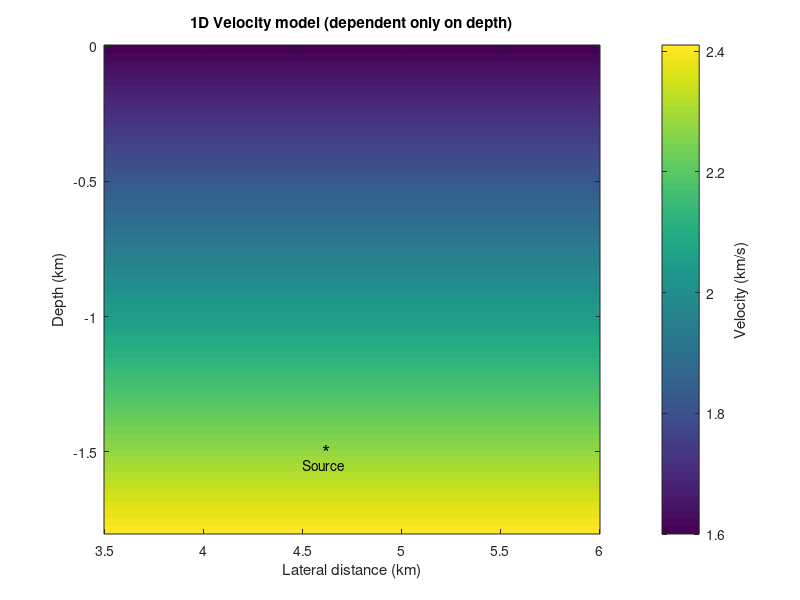
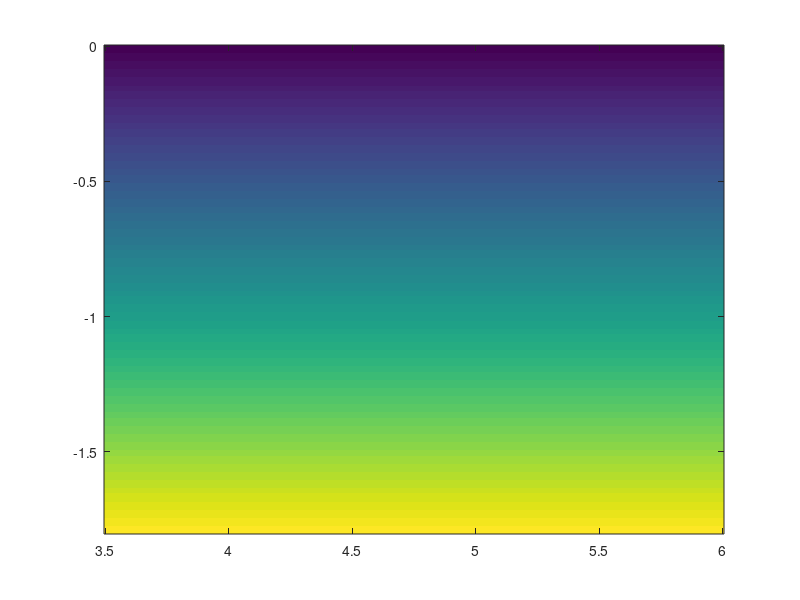

Source code (MATLAB) for these figures, in order: (Note: this script raises an error after producing the figures.)
%% Ray tracing in simple velocity models, defined by equations

%% 1. 1D Velocity model

% Input %%%%%%%%%%%%%%%%%%%%%%%%%%%%%%%%%%%%%%%%%%%%%%%%%%%%%%%%%%%%%%%%%%
x1=3.5:0.01:6;                      % Lateral distance (km)
z1=-1.8:0.01:0;                     % Depth (km)
[X1 Z1] = meshgrid(x1,z1);          % Grid of coordinates

% Computations %%%%%%%%%%%%%%%%%%%%%%%%%%%%%%%%%%%%%%%%%%%%%%%%%%%%%%%%%%%
v=1.6 - 0.45.*Z1;                   % Depth dependent velocity model

% Output %%%%%%%%%%%%%%%%%%%%%%%%%%%%%%%%%%%%%%%%%%%%%%%%%%%%%%%%%%%%%%%%%
% Plotting the velocity model
figure(1)       
imagesc(x1,z1,v)
set(gca,'YDir','normal')
hold on
text(4.6,-1.5,'*','FontSize',15)     % Plotting the location of the source
text(4.5,-1.55,'Source')             % Labelling the source
colorbar
ylabel(colorbar,'Velocity (km/s)')
ylabel('Depth (km)')
xlabel('Lateral distance (km)')
title('1D Velocity model (dependent only on depth)')


%% 1.2. Ray Tracing in 1D velocity model

% Input %%%%%%%%%%%%%%%%%%%%%%%%%%%%%%%%%%%%%%%%%%%%%%%%%%%%%%%%%%%%%%%%%%

global pdv_x pdv_z              % Global because the function needs them

X_source=[4.6,-1.5];            % Source, x and z coordinates
theta_0=linspace(0,2*pi,100);   % Take off angle (radians)
pdv_x = 0;                      % Partial derivative of v with respect to x
pdv_z = -0.45;                  % Partial derivative of v with respect to z
z=[-1.5:0.1:0];                 % z used for interpolation of traveltime
x=[3.5:0.1:6];                  % x used for interpolation of traveltime

% Computations %%%%%%%%%%%%%%%%%%%%%%%%%%%%%%%%%%%%%%%%%%%%%%%%%%%%%%%%%%%

v_source=1.6-0.45*(-1.5);       % Velocity at source (km/s)
p_0 = [sin(theta_0)./v_source; cos(theta_0)./v_source];   %[px_0,pz_0]

% Plotting the velcity model
figure(2)
imagesc(x1,z1,v)
set(gca,'YDir','normal')
hold on

% Solving the ray equations and plotting the ray paths
for i = 1:length(theta_0);
[t raypath] = ode45('rayeq',[0 10],[X_source, p_0(1,i), p_0(2,i)]);


plot(raypath(:,1),raypath(:,2),'k') % Plotting x and z coordinates
% axis([3.5 6 -1.8 0])
hold on

if raypath(end,2)>-1.5;
    time_vec=interp2(raypath(:,1),raypath(:,2),t,x,z);
    T_time(i)=time_vec(end);

else raypath(end,2)<-1.5;
    T_time(i)=Inf;
end
end

% Output %%%%%%%%%%%%%%%%%%%%%%%%%%%%%%%%%%%%%%%%%%%%%%%%%%%%%%%%%%%%%%%%%
figure(2)
plot(X_source(1),X_source(2),'*g')
colorbar
ylabel(colorbar,'Velocity (km/s)')
ylabel('Depth (km)')
xlabel('Lateral distance (km)')
title('Ray tracing in a 1D velocity model')

figure(3)
plot((180/pi)*theta_0,T_time)
axis([0 360 0 15])
grid on
ylabel('Traveltime (s)')
xlabel('Take-off angle (degrees)')
title('Travel time curve')

%% 2. 2D velocity model

% Input %%%%%%%%%%%%%%%%%%%%%%%%%%%%%%%%%%%%%%%%%%%%%%%%%%%%%%%%%%%%%%%%%%
X_source=[4.6,-1.5]; % source, x and z coordinates
x=3.5:0.01:6;
z=-1.8:0.01:0;
[X Z] = meshgrid(x,z); 
global x0 z0 r0
x0 = 4.6;
z0 = -0.6;
r0 = 0.3;
r = sqrt((X-x0).^2 + (Z-z0).^2);

% Computations %%%%%%%%%%%%%%%%%%%%%%%%%%%%%%%%%%%%%%%%%%%%%%%%%%%%%%%%%%%
v2 = 1.6 - 0.45*Z - 0.8.*exp((-r.^2)./r0^2);

% Output %%%%%%%%%%%%%%%%%%%%%%%%%%%%%%%%%%%%%%%%%%%%%%%%%%%%%%%%%%%%%%%%%

figure(4)
imagesc(x,z,v2)
set(gca, 'YDir', 'normal')           % Reversing the Y-axis
hold on
text(4.6,-1.5,'*','FontSize',15)     % Plotting the location of the source
text(4.5,-1.55,'Source')             % Labelling the source
colorbar
ylabel(colorbar,'Velocity (km/s)')
ylabel('Depth (km)')
xlabel('Lateral distance (km)')
title('2D Velocity model')
hold off

%% 2.2 Ray tracing in 2D velocity model

% Input %%%%%%%%%%%%%%%%%%%%%%%%%%%%%%%%%%%%%%%%%%%%%%%%%%%%%%%%%%%%%%%%%%
X_source=[4.6,-1.5];                % Source, x and z coordinates
theta_0=linspace(0,2*pi,100);       % Take off angle (radians)            

% Computations %%%%%%%%%%%%%%%%%%%%%%%%%%%%%%%%%%%%%%%%%%%%%%%%%%%%%%%%%%%
v_source=1.6-0.45*X_source(2)-0.8*exp(-((X_source(1)-x0)^2 + (X_source(2)-z0)^2)/r0^2);           % Velocity at source (km/s)
p_0 = [sin(theta_0)./v_source; cos(theta_0)./v_source];   %[px_0,pz_0]

figure(5)
imagesc(x,z,v2)
set(gca, 'YDir', 'normal')          % Reversing the Y-axis
hold on
for i = 1:length(theta_0);
[t2 raypath2] = ode45('rayeq2',[0 10],[X_source, p_0(1,i), p_0(2,i)]);

%figure(2)
plot(raypath2(:,1),raypath2(:,2),'k') % Plotting x and z coordinates
axis([3.5 6 -1.8 0])
hold on

if raypath2(end,2)>0;
    z2=-1.5:0.1:0;
    time_vec2=spline(raypath2(:,2),t2,z2);
    T_time2(i)=time_vec2(end);

else raypath2(end,2)<0;
    T_time2(i)=Inf;
end
end

% Output %%%%%%%%%%%%%%%%%%%%%%%%%%%%%%%%%%%%%%%%%%%%%%%%%%%%%%%%%%%%%%%%%
figure(5)
plot(X_source(1),X_source(2),'*g')
colorbar
ylabel(colorbar,'Velocity (km/s)')
ylabel('Depth (km)')
xlabel('Lateral distance (km)')
title('Ray tracing in a 2D velocity model')

figure(6)
plot((180/pi)*theta_0,T_time2)
axis([0 360 0 15])
grid on
ylabel('Traveltime (min)')
xlabel('Take-off angle (degrees)')
title('Travel time curve, 2D velocity model')



%% 3. 3D ray tracing in 1D velocity model

global pdv_x3 pdv_y3 pdv_z3

% Input %%%%%%%%%%%%%%%%%%%%%%%%%%%%%%%%%%%%%%%%%%%%%%%%%%%%%%%%%%%%%%%%%%
x3 = 3.5:0.1:6;                    % Lateral distance (km)
y3 = x3;
z3 = -1.8:0.1:0;                   % Depth (km)
[X3 Y3 Z3] = meshgrid(x3,y3,z3);   % Grid of coordinates
X_source = [4.6,4.6,-1.5];         % Source, x, y and z coordinates
theta_0 = [0:pi/8:2*pi];           % Take off angle (radians), x/z plan
phi_0 = [0:pi/8:2*pi];             % Take off angle (radians), x/y plan

pdv_x3 = 0;                        % Partial derivative of v with respect to x
pdv_y3 = 0;                        % Partial derivative of v with respect to y
pdv_z3 = -0.45;                    % Partial derivative of v with respect to z

% Computations %%%%%%%%%%%%%%%%%%%%%%%%%%%%%%%%%%%%%%%%%%%%%%%%%%%%%%%%%%%
V3=1.6 - 0.45.*Z3;                 % Depth dependent velocity model
v_source=1.6-0.45*(-1.5);          % Velocity at source (km/s)

figure(7)
for i = 1:length(phi_0)
    
for j = 1:length(theta_0)
    p3_0 = [(sin(theta_0(j)).*cos(phi_0(i)))./v_source; (sin(theta_0(j)).*sin(phi_0(i)))./v_source;...
    cos(theta_0(j))./v_source];
    
[t3 raypath3] = ode45('rayeq3',[0 10],[X_source, p3_0(1),p3_0(2),p3_0(3)]);

plot3(raypath3(:,1),raypath3(:,2),raypath3(:,3))
grid on
axis([3.5 6 3.5 6 -1.8 0])
hold on

% Checking if x/z plane and y/z plane is symmetrical and identical
% if phi_0(i) == 0
%     figure(8)
%     subplot(2,1,1)
%     plot(raypath3(:,1),raypath3(:,3))
%     axis([3.5 6 -1.8 0])
%     ylabel('Depth (km)')
%     xlabel('Lateral distance, x (km)')
%     hold on
% end
% 
% if phi_0(i) == pi/2
%     figure(8)
%     subplot(2,1,2)
%     plot(raypath3(:,2), raypath3(:,3))
%     axis([3.5 6 -1.8 0])
%     ylabel('Depth (km)')
%     xlabel('Lateral distance, y (km)')
%     hold on
% end


end
end

figure(7)
plot3(X_source(1),X_source(2),X_source(3),'*r')
zlabel('Depth (km)')
ylabel('Lateral distance, y (km)')
xlabel('Lateral distance, x (km)')
title('Ray tracing in 3D')

%% 3.2. 3D ray tracing in 2D velocity model

% Input %%%%%%%%%%%%%%%%%%%%%%%%%%%%%%%%%%%%%%%%%%%%%%%%%%%%%%%%%%%%%%%%%%
x0 = 4.6;
z0 = -0.6;
r0 = 0.3;
X_source = [4.6,4.6,-1.5];         % Source, x, y and z coordinates
theta_0 = [0:pi/8:2*pi];           % Take off angle (radians), x/z plan
phi_0 = [0:pi/8:2*pi];             % Take off angle (radians), x/y plan

% Computations %%%%%%%%%%%%%%%%%%%%%%%%%%%%%%%%%%%%%%%%%%%%%%%%%%%%%%%%%%%
v_source=1.6-0.45*X_source(3)-0.8*exp(-((X_source(1)-x0)^2 + (X_source(3)-z0)^2)/r0^2);           % Velocity at source (km/s)

figure(9)
for i = 1:length(phi_0)
    
for j = 1:length(theta_0)
    p3_0 = [(sin(theta_0(j)).*cos(phi_0(i)))./v_source; (sin(theta_0(j)).*sin(phi_0(i)))./v_source;...
    cos(theta_0(j))./v_source];
    
[t32 raypath32] = ode45('rayeq32',[0 10],[X_source(1),X_source(2),X_source(3), p3_0(1),p3_0(2),p3_0(3)]);


plot3(raypath32(:,1),raypath32(:,2),raypath32(:,3))
grid on
axis([3.5 6 3.5 6 -1.8 0])
hold on

% Checking x/z plane and y/z plane 
% if phi_0(i) == 0
%     figure(10)
%     subplot(2,1,1)
%     plot(raypath32(:,1),raypath32(:,3))
%     axis([3.5 6 -1.8 0])
%     ylabel('Depth (km)')
%     xlabel('Lateral distance, x (km)')
%     hold on
% end
% 
% if phi_0(i) == pi/2
%     figure(10)
%     subplot(2,1,2)
%     plot(raypath32(:,2), raypath32(:,3))
%     axis([3.5 6 -1.8 0])
%     ylabel('Depth (km)')
%     xlabel('Lateral distance, y (km)')
%     hold on
% end

end
end

figure(9)
plot3(X_source(1),X_source(2),X_source(3),'*r')
zlabel('Depth (km)')
ylabel('Lateral distance, y (km)')
xlabel('Lateral distance, x (km)')
title('Ray tracing in 3D')









